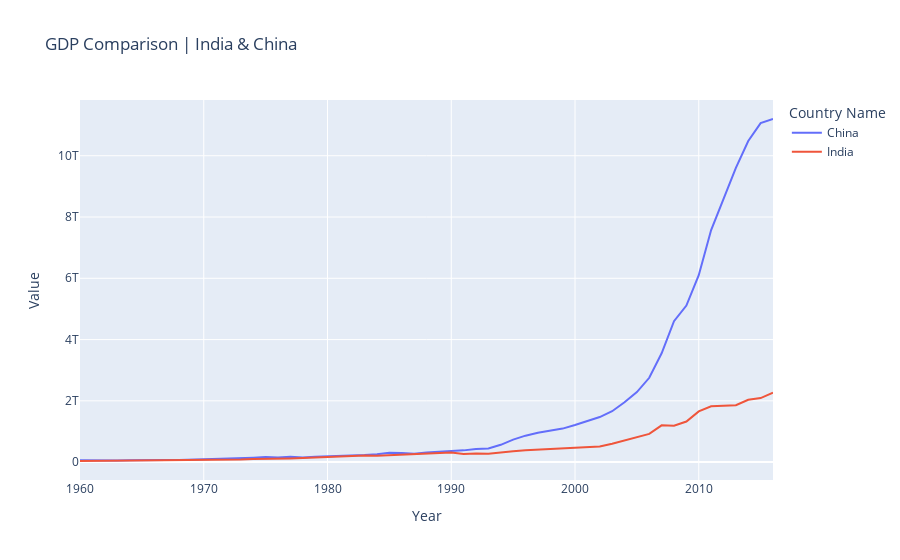

The notebook cell saved with this chart:
### Code cell
fig = px.line(df_pr, x = 'Year', y = 'Value', title = 'GDP Comparison | India & China', color = 'Country Name')
fig
